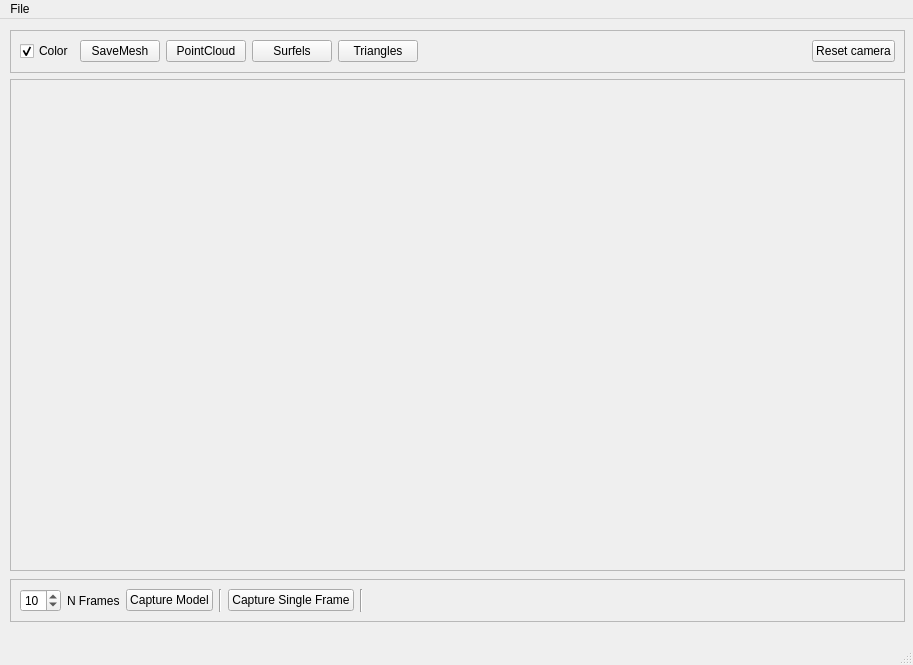
<?xml version="1.0" encoding="UTF-8"?>
<ui version="4.0">
 <class>View3D</class>
 <widget class="QMainWindow" name="View3D">
  <property name="geometry">
   <rect>
    <x>0</x>
    <y>0</y>
    <width>913</width>
    <height>665</height>
   </rect>
  </property>
  <property name="windowTitle">
   <string>MainWindow</string>
  </property>
  <widget class="QWidget" name="centralwidget">
   <widget class="QFrame" name="frame">
    <property name="geometry">
     <rect>
      <x>10</x>
      <y>11</y>
      <width>895</width>
      <height>43</height>
     </rect>
    </property>
    <property name="sizePolicy">
     <sizepolicy hsizetype="Preferred" vsizetype="Fixed">
      <horstretch>0</horstretch>
      <verstretch>0</verstretch>
     </sizepolicy>
    </property>
    <property name="frameShape">
     <enum>QFrame::StyledPanel</enum>
    </property>
    <property name="frameShadow">
     <enum>QFrame::Raised</enum>
    </property>
    <layout class="QHBoxLayout" name="horizontalLayout">
     <item>
      <widget class="QCheckBox" name="colorMappingCheckBox">
       <property name="text">
        <string>Color</string>
       </property>
       <property name="checked">
        <bool>true</bool>
       </property>
      </widget>
     </item>
     <item>
      <widget class="QPushButton" name="saveMeshPushButton">
       <property name="text">
        <string>SaveMesh</string>
       </property>
      </widget>
     </item>
     <item>
      <widget class="QPushButton" name="pointCloudPushButton">
       <property name="text">
        <string>PointCloud</string>
       </property>
      </widget>
     </item>
     <item>
      <widget class="QPushButton" name="surfelsPushButton">
       <property name="text">
        <string>Surfels</string>
       </property>
      </widget>
     </item>
     <item>
      <widget class="QPushButton" name="trianglePushButton">
       <property name="text">
        <string>Triangles</string>
       </property>
      </widget>
     </item>
     <item>
      <spacer name="horizontalSpacer">
       <property name="orientation">
        <enum>Qt::Horizontal</enum>
       </property>
       <property name="sizeHint" stdset="0">
        <size>
         <width>40</width>
         <height>20</height>
        </size>
       </property>
      </spacer>
     </item>
     <item>
      <widget class="QPushButton" name="resetCamera">
       <property name="text">
        <string>Reset camera</string>
       </property>
      </widget>
     </item>
    </layout>
   </widget>
   <widget class="QFrame" name="frame_2">
    <property name="geometry">
     <rect>
      <x>10</x>
      <y>60</y>
      <width>895</width>
      <height>492</height>
     </rect>
    </property>
    <property name="frameShape">
     <enum>QFrame::StyledPanel</enum>
    </property>
    <property name="frameShadow">
     <enum>QFrame::Raised</enum>
    </property>
    <layout class="QHBoxLayout" name="horizontalLayout_2">
     <item>
      <widget class="ntk::MeshViewer" name="mesh_view" native="true"/>
     </item>
    </layout>
   </widget>
   <widget class="QFrame" name="frame_3">
    <property name="geometry">
     <rect>
      <x>10</x>
      <y>560</y>
      <width>895</width>
      <height>43</height>
     </rect>
    </property>
    <property name="sizePolicy">
     <sizepolicy hsizetype="Preferred" vsizetype="Fixed">
      <horstretch>0</horstretch>
      <verstretch>0</verstretch>
     </sizepolicy>
    </property>
    <property name="frameShape">
     <enum>QFrame::StyledPanel</enum>
    </property>
    <property name="frameShadow">
     <enum>QFrame::Raised</enum>
    </property>
    <layout class="QHBoxLayout" name="horizontalLayout_3">
     <item>
      <widget class="QSpinBox" name="_view3d_spinBox_nframes">
       <property name="value">
        <number>10</number>
       </property>
      </widget>
     </item>
     <item>
      <widget class="QLabel" name="label">
       <property name="text">
        <string>N Frames</string>
       </property>
      </widget>
     </item>
     <item>
      <widget class="QPushButton" name="_view3d_pushButton_capture">
       <property name="text">
        <string>Capture Model</string>
       </property>
      </widget>
     </item>
     <item>
      <widget class="Line" name="line">
       <property name="orientation">
        <enum>Qt::Vertical</enum>
       </property>
      </widget>
     </item>
     <item>
      <widget class="QPushButton" name="_view3d_pushButton_capture_single">
       <property name="text">
        <string>Capture Single Frame</string>
       </property>
      </widget>
     </item>
     <item>
      <widget class="Line" name="line_2">
       <property name="orientation">
        <enum>Qt::Vertical</enum>
       </property>
      </widget>
     </item>
     <item>
      <spacer name="horizontalSpacer_2">
       <property name="orientation">
        <enum>Qt::Horizontal</enum>
       </property>
       <property name="sizeHint" stdset="0">
        <size>
         <width>40</width>
         <height>20</height>
        </size>
       </property>
      </spacer>
     </item>
    </layout>
   </widget>
  </widget>
  <widget class="QMenuBar" name="menubar">
   <property name="geometry">
    <rect>
     <x>0</x>
     <y>0</y>
     <width>913</width>
     <height>21</height>
    </rect>
   </property>
   <widget class="QMenu" name="menuFile">
    <property name="title">
     <string>File</string>
    </property>
    <addaction name="view3d_action_close"/>
   </widget>
   <addaction name="menuFile"/>
  </widget>
  <widget class="QStatusBar" name="statusbar"/>
  <action name="view3d_action_close">
   <property name="text">
    <string>Close</string>
   </property>
  </action>
 </widget>
 <customwidgets>
  <customwidget>
   <class>ntk::MeshViewer</class>
   <extends>QWidget</extends>
   <header location="global">ntk/mesh/mesh_viewer.h</header>
   <container>1</container>
  </customwidget>
 </customwidgets>
 <resources/>
 <connections/>
</ui>
